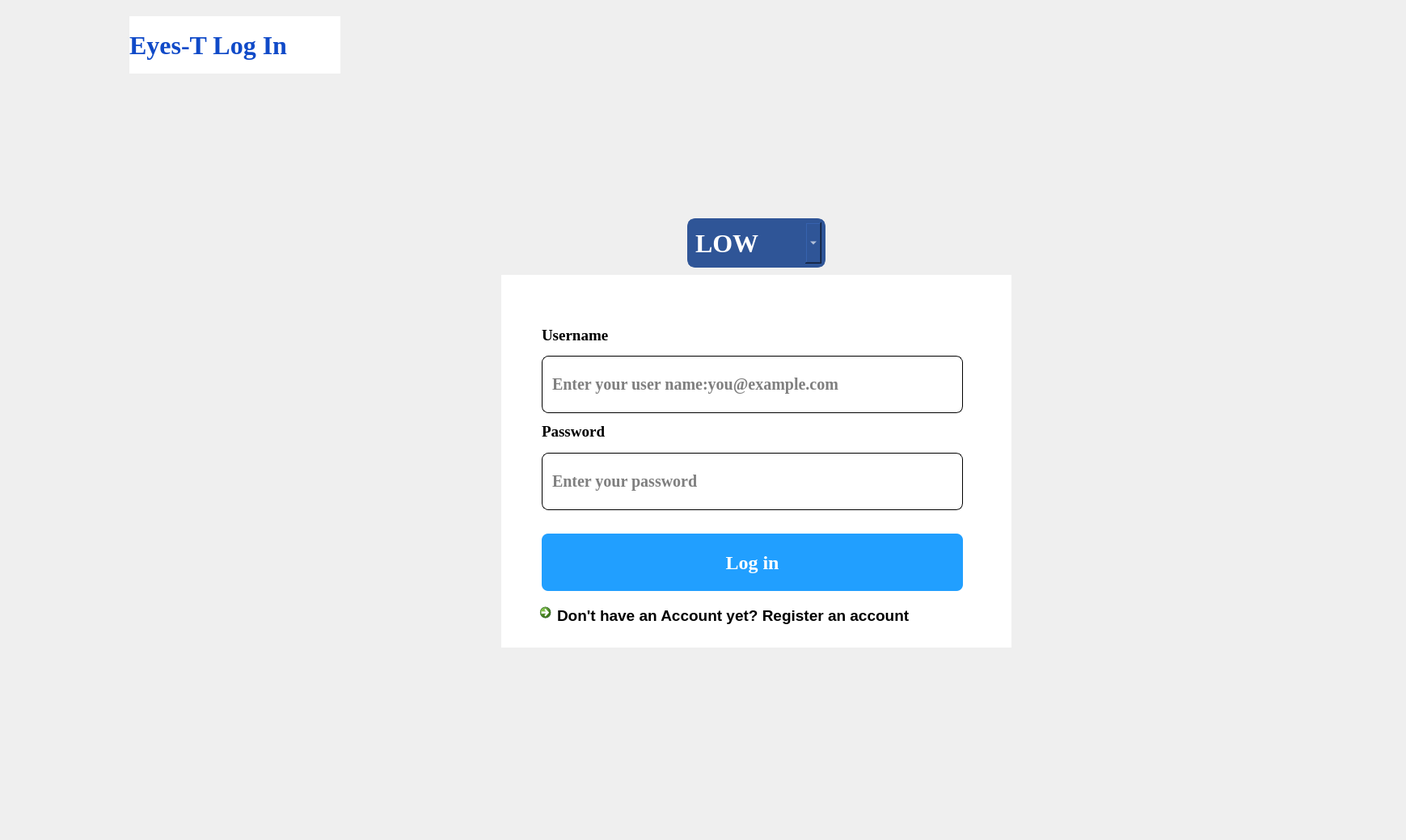
    <widget class="QWidget" name="page_13">
     <widget class="QLabel" name="label_15">
      <property name="geometry">
       <rect>
        <x>0</x>
        <y>0</y>
        <width>1730</width>
        <height>1030</height>
       </rect>
      </property>
      <property name="styleSheet">
       <string notr="true">border-image: url(:/images/images/background.jpg);
border-top-right-radius:100px;</string>
      </property>
      <property name="text">
       <string/>
      </property>
     </widget>
     <widget class="QWidget" name="widget_2" native="true">
      <property name="geometry">
       <rect>
        <x>620</x>
        <y>340</y>
        <width>631</width>
        <height>461</height>
       </rect>
      </property>
      <property name="styleSheet">
       <string notr="true">background-color: rgb(255, 255, 255);</string>
      </property>
      <widget class="QLineEdit" name="lineEdit">
       <property name="geometry">
        <rect>
         <x>50</x>
         <y>100</y>
         <width>521</width>
         <height>71</height>
        </rect>
       </property>
       <property name="font">
        <font>
         <family>Times New Roman</family>
         <pointsize>15</pointsize>
         <weight>75</weight>
         <bold>true</bold>
        </font>
       </property>
       <property name="styleSheet">
        <string notr="true">border:1px solid rgb(0,0,0);
border-radius:8px</string>
       </property>
       <property name="text">
        <string/>
       </property>
       <property name="placeholderText">
        <string>  Enter your user name:you@example.com</string>
       </property>
      </widget>
      <widget class="QLineEdit" name="lineEdit_2">
       <property name="geometry">
        <rect>
         <x>50</x>
         <y>220</y>
         <width>521</width>
         <height>71</height>
        </rect>
       </property>
       <property name="font">
        <font>
         <family>Times New Roman</family>
         <pointsize>15</pointsize>
         <weight>75</weight>
         <bold>true</bold>
        </font>
       </property>
       <property name="styleSheet">
        <string notr="true">border:1px solid rgb(0,0,0);
border-radius:8px</string>
       </property>
       <property name="text">
        <string/>
       </property>
       <property name="echoMode">
        <enum>QLineEdit::Password</enum>
       </property>
       <property name="placeholderText">
        <string>  Enter your password</string>
       </property>
      </widget>
      <widget class="QLabel" name="label_16">
       <property name="geometry">
        <rect>
         <x>50</x>
         <y>65</y>
         <width>111</width>
         <height>20</height>
        </rect>
       </property>
       <property name="font">
        <font>
         <family>Times New Roman</family>
         <pointsize>14</pointsize>
         <weight>75</weight>
         <italic>false</italic>
         <bold>true</bold>
        </font>
       </property>
       <property name="styleSheet">
        <string notr="true">font: bold 14pt &quot;Times New Roman&quot;;</string>
       </property>
       <property name="text">
        <string>Username</string>
       </property>
      </widget>
      <widget class="QLabel" name="label_17">
       <property name="geometry">
        <rect>
         <x>50</x>
         <y>184</y>
         <width>111</width>
         <height>20</height>
        </rect>
       </property>
       <property name="font">
        <font>
         <family>Times New Roman</family>
         <pointsize>14</pointsize>
         <weight>75</weight>
         <italic>false</italic>
         <bold>true</bold>
        </font>
       </property>
       <property name="styleSheet">
        <string notr="true">font: bold 14pt &quot;Times New Roman&quot;;</string>
       </property>
       <property name="text">
        <string>Password</string>
       </property>
      </widget>
      <widget class="QPushButton" name="pushButton">
       <property name="geometry">
        <rect>
         <x>50</x>
         <y>320</y>
         <width>521</width>
         <height>71</height>
        </rect>
       </property>
       <property name="font">
        <font>
         <family>Times New Roman</family>
         <pointsize>18</pointsize>
         <weight>75</weight>
         <italic>false</italic>
         <bold>true</bold>
        </font>
       </property>
       <property name="styleSheet">
        <string notr="true">QPushButton {

    background-color: rgb(33, 159, 255);  /* 微软蓝 */
    color: white;
    border: none;              /* 去除默认边框 */
    padding: 8px 16px;         /* 内边距 */
    border-radius: 8px;        /* 圆角 */
}

/* 鼠标悬停效果 */
QPushButton:hover {
    background-color: #006CBB;
}

/* 按下效果 */
QPushButton:pressed {
    background-color: #005A9E;
}</string>
       </property>
       <property name="text">
        <string>Log in</string>
       </property>
      </widget>
      <widget class="QCommandLinkButton" name="commandLinkButton">
       <property name="geometry">
        <rect>
         <x>40</x>
         <y>400</y>
         <width>551</width>
         <height>51</height>
        </rect>
       </property>
       <property name="font">
        <font>
         <family>Segoe UI</family>
         <pointsize>14</pointsize>
         <weight>75</weight>
         <italic>false</italic>
         <bold>true</bold>
        </font>
       </property>
       <property name="text">
        <string>Don't have an Account yet? Register an account</string>
       </property>
      </widget>
     </widget>
     <widget class="QLabel" name="label_18">
      <property name="geometry">
       <rect>
        <x>160</x>
        <y>20</y>
        <width>261</width>
        <height>71</height>
       </rect>
      </property>
      <property name="font">
       <font>
        <family>Times New Roman</family>
        <pointsize>24</pointsize>
        <weight>75</weight>
        <italic>false</italic>
        <bold>true</bold>
       </font>
      </property>
      <property name="styleSheet">
       <string notr="true">font: bold 24pt &quot;Times New Roman&quot;;
color: rgb(16, 74, 200);
background-color: rgb(255, 255, 255);</string>
      </property>
      <property name="text">
       <string>Eyes-T Log In</string>
      </property>
     </widget>
     <widget class="QComboBox" name="comboBox_12">
      <property name="geometry">
       <rect>
        <x>850</x>
        <y>270</y>
        <width>171</width>
        <height>61</height>
       </rect>
      </property>
      <property name="font">
       <font>
        <family>Times New Roman</family>
        <pointsize>24</pointsize>
        <weight>75</weight>
        <bold>true</bold>
       </font>
      </property>
      <property name="layoutDirection">
       <enum>Qt::LeftToRight</enum>
      </property>
      <property name="styleSheet">
       <string notr="true">
QComboBox {
    padding: 5px;
    border: 5px solid #2f5597;
    border-radius: 10px;
color:rgb(255, 255, 255);
	background-color:#2f5597;
border-radius:10px;
}
QComboBox::drop-down {
    width: 20px;  /* 下拉箭头宽度 */
}</string>
      </property>
      <item>
       <property name="text">
        <string>LOW</string>
       </property>
      </item>
      <item>
       <property name="text">
        <string>SHS</string>
       </property>
      </item>
      <item>
       <property name="text">
        <string>KOT</string>
       </property>
      </item>
      <item>
       <property name="text">
        <string>UNI</string>
       </property>
      </item>
      <item>
       <property name="text">
        <string>TAP</string>
       </property>
      </item>
      <item>
       <property name="text">
        <string>ADM</string>
       </property>
      </item>
      <item>
       <property name="text">
        <string>EXC</string>
       </property>
      </item>
      <item>
       <property name="text">
        <string>NHUH</string>
       </property>
      </item>
      <item>
       <property name="text">
        <string>MKK</string>
       </property>
      </item>
      <item>
       <property name="text">
        <string>TAW</string>
       </property>
      </item>
      <item>
       <property name="text">
        <string>SHT</string>
       </property>
      </item>
      <item>
       <property name="text">
        <string>FOT</string>
       </property>
      </item>
      <item>
       <property name="text">
        <string>FAN</string>
       </property>
      </item>
      <item>
       <property name="text">
        <string>LMC</string>
       </property>
      </item>
      <item>
       <property name="text">
        <string>HUH</string>
       </property>
      </item>
      <item>
       <property name="text">
        <string>RAC</string>
       </property>
      </item>
      <item>
       <property name="text">
        <string>TWO</string>
       </property>
      </item>
     </widget>
    </widget>
